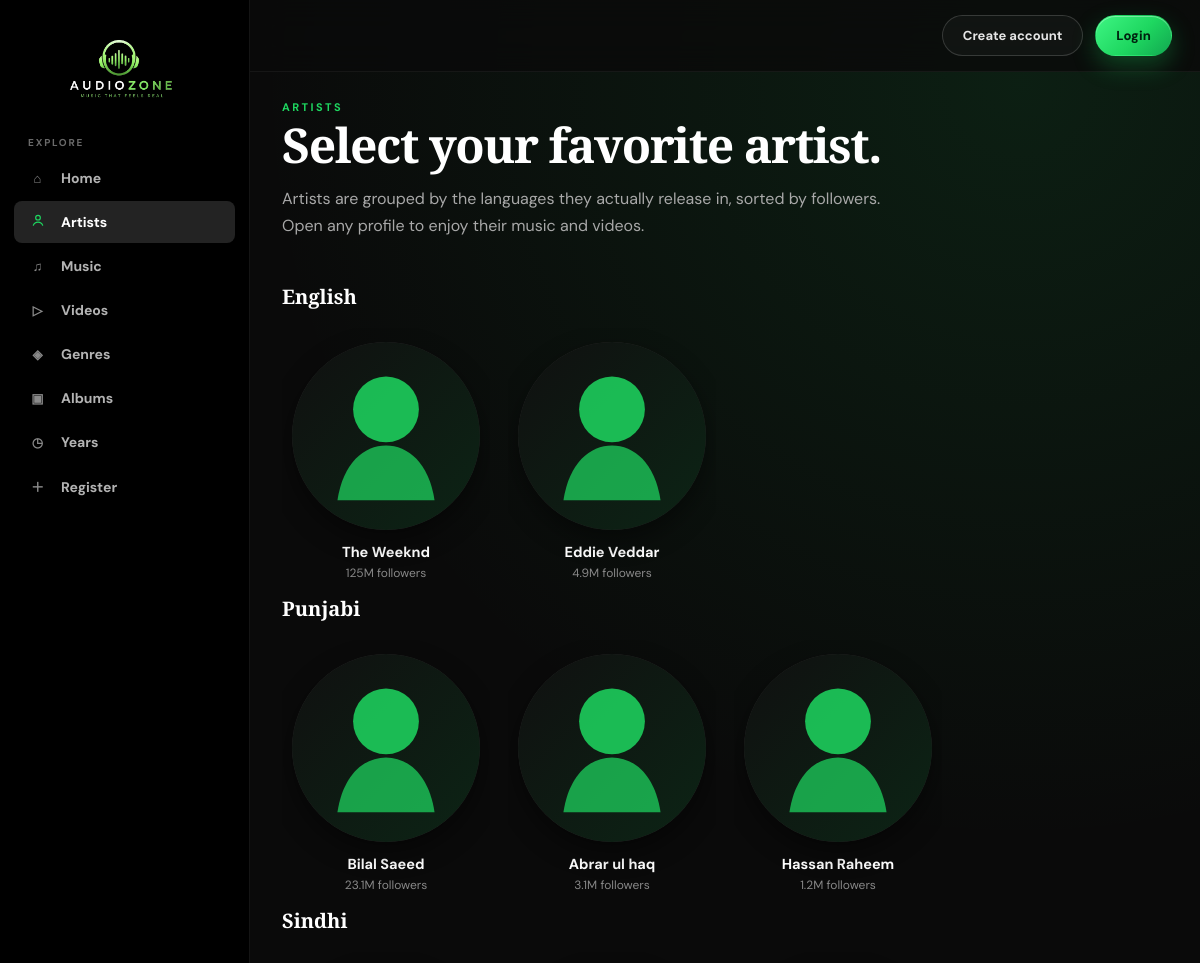
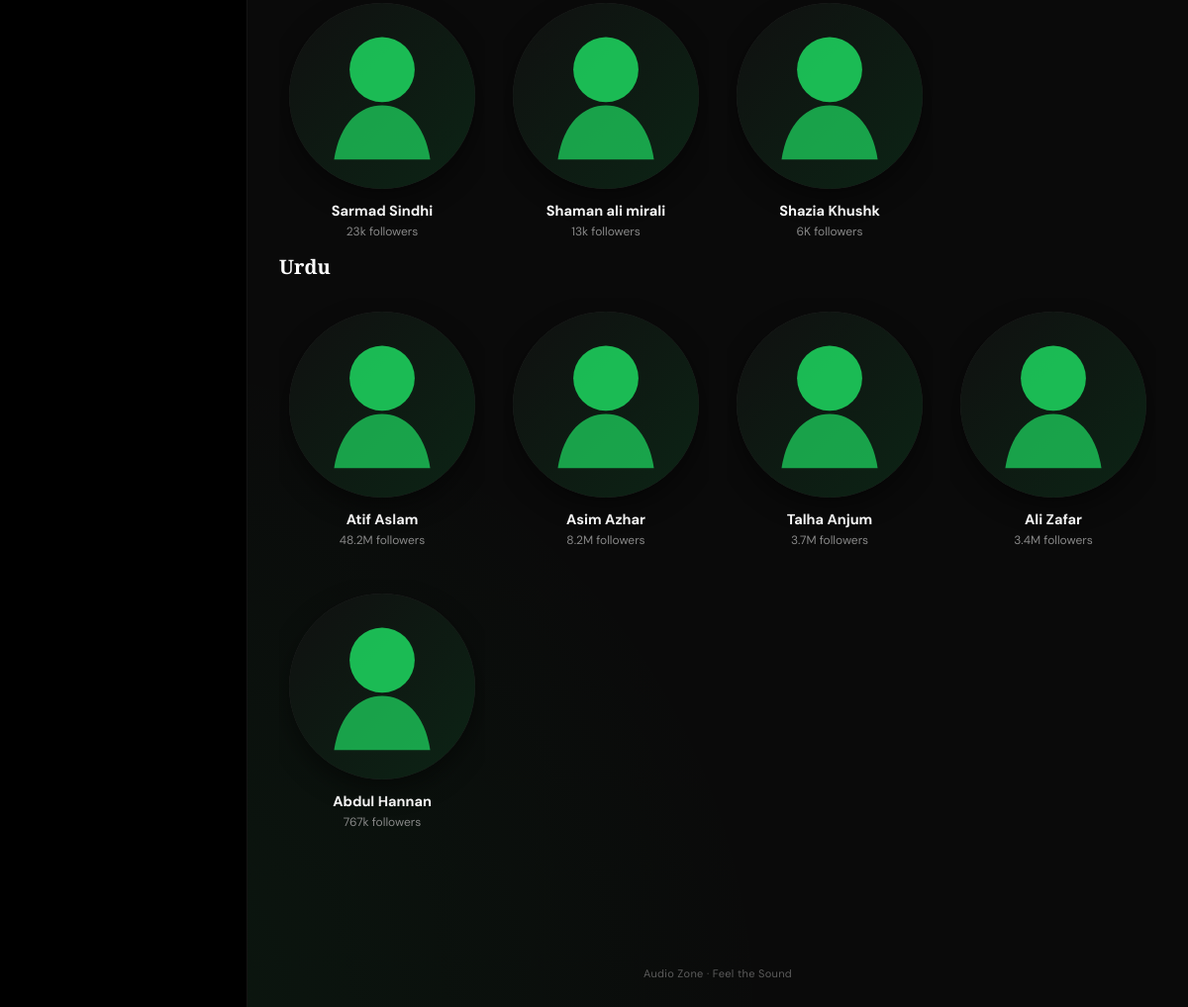
Screenshot of /artists.php with the database file from the repository (2 pictures, top to bottom).
### tables this page shows
CREATE TABLE `artists` (
  `artist_id` int(11) NOT NULL,
  `artist_name` varchar(100) NOT NULL,
  `image` varchar(255) DEFAULT NULL,
  `followers` varchar(20) DEFAULT NULL
);

### artists.php (the view, shortened to what this page needs)
<?php
include_once './config.php';
include_once 'includes/header.php';
?>
      <section class="page">
        <div class="page-heading">
          <div>
            <div class="eyebrow">Artists</div>
            <h1>Select your favorite artist.</h1>
            <p>
              Artists are grouped by the languages they actually release in, sorted by followers.
              Open any profile to enjoy their music and videos.
            </p>
          </div>
        </div>
        <?php
        $langQuery = "SELECT DISTINCT albums.language AS lang
                      FROM artists
                      JOIN albums ON artists.artist_name = albums.artist_name
                      WHERE albums.language IS NOT NULL AND albums.language != ''
                      ORDER BY albums.language";
        $langResult = mysqli_query($conn, $langQuery);
        while ($lang = mysqli_fetch_assoc($langResult)) {
            $language = $lang['lang'];
            $safeLanguage = mysqli_real_escape_string($conn, $language);
            $artistQuery = "SELECT artists.*
                            FROM artists
                            JOIN albums ON artists.artist_name = albums.artist_name
                            WHERE albums.language = '$safeLanguage'
                            GROUP BY artists.artist_id
                            ORDER BY
                                CASE
                                    WHEN artists.followers LIKE '%M' OR artists.followers LIKE '%m'
                                        THEN CAST(REPLACE(REPLACE(artists.followers, 'M', ''), 'm', '') AS DECIMAL(20,2)) * 1000000
                                    WHEN artists.followers LIKE '%K' OR artists.followers LIKE '%k'
                                        THEN CAST(REPLACE(REPLACE(artists.followers, 'K', ''), 'k', '') AS DECIMAL(20,2)) * 1000
                                    ELSE CAST(REPLACE(REPLACE(artists.followers, 'M', ''), 'm', '') AS DECIMAL(20,2))
                                END DESC";
            $artistResult = mysqli_query($conn, $artistQuery);
            ?>
            <div class="section-head">
              <div>
                <h3 class="artist-row-title"><?= htmlspecialchars($language); ?></h3>
              </div>
            </div>
            <div class="grid artist-grid">
              <?php while ($artist = mysqli_fetch_assoc($artistResult)) { ?>
                <article class="artist-card">
                  <a href="artist.php?id=<?= (int) $artist['artist_id']; ?>" style="text-decoration: none; color: inherit;">
                    <div class="artist-image-wrap">
                      <img
                        src="<?= htmlspecialchars($artist['image'] ?: 'assets/images/artist-placeholder.svg'); ?>"
                        alt="<?= htmlspecialchars($artist['artist_name']); ?>"
                        loading="lazy"
                        onerror="this.src='assets/images/artist-placeholder.svg'">
                    </div>
                    <div class="artist-card-meta">
                      <h3><?= htmlspecialchars($artist['artist_name']); ?></h3>
                      <p><?= htmlspecialchars($artist['followers']); ?> followers</p>
                    </div>
                  </a>
                </article>
              <?php } ?>
            </div>
        <?php } ?>
      </section>
<?php
include_once 'includes/footer.php';
?>

### assets/style.css (style rules this page uses)
:root { --bg: #0a0a0a; --surface: #161616; --surface-2: #181818; --surface-3: #232323; --line: rgba(255, 255, 255, .08); --line-soft: rgba(255, 255, 255, .05); --accent: #1ed760; --accent-2: #12a750; --accent-soft: #c9ffdd; --cream: #ffffff; --muted: #b3b3b3; --dim: #888888; --shadow: 0 26px 60px rgba(0, 0, 0, .55); --shadow-sm: 0 10px 26px rgba(0, 0, 0, .4); --glow: 0 0 0 1px rgba(30, 215, 96, .18), 0 16px 40px rgba(30, 215, 96, .12); --sidebar: 250px; --radius: 16px; --radius-sm: 10px; }
* { box-sizing: border-box; }
html { scroll-behavior: smooth; }
body { margin: 0; background: radial-gradient(circle at 85% 4%, rgba(30, 215, 96, .10), transparent 34%), radial-gradient(circle at 8% 96%, rgba(30, 215, 96, .07), transparent 30%), var(--bg); color: var(--cream); font-family: "DM Sans", system-ui, sans-serif; -webkit-font-smoothing: antialiased; }
a { color: inherit; text-decoration: none; }
img { max-width: 100%; display: block; }
.page { padding: 28px 32px; max-width: 1520px; margin: 0 auto; }
.eyebrow { color: var(--accent); font-size: 11px; letter-spacing: .22em; text-transform: uppercase; font-weight: 700; }
.hero h1, .page-heading h1 { font-family: "Playfair Display", Georgia, serif; font-weight: 700; letter-spacing: -.03em; font-size: clamp(42px, 5vw, 72px); line-height: .97; margin: 15px 0; }
.section-head { display: flex; align-items: end; justify-content: space-between; gap: 16px; margin-bottom: 18px; }
.grid { display: grid; grid-template-columns: repeat(5, minmax(0, 1fr)); gap: 16px; }
.artist-grid { grid-template-columns: repeat(5, minmax(0, 1fr)); gap: 18px; }
.artist-card, .track-card, .filter-card, .album-card { background: linear-gradient(180deg, rgba(255, 255, 255, .05), rgba(255, 255, 255, .01) 45%), var(--surface-2); border: 1px solid var(--line); border-radius: var(--radius); overflow: hidden; transition: .3s cubic-bezier(.2, .7, .3, 1); box-shadow: var(--shadow-sm); position: relative; }
.artist-card { background: transparent; border: 0; box-shadow: none; text-align: center; padding: 14px 10px; }
.artist-image-wrap { aspect-ratio: 1/1; border-radius: 50%; overflow: hidden; background: var(--surface-3); position: relative; box-shadow: 0 10px 26px rgba(0, 0, 0, .45); }
.artist-image-wrap:after { content: "▶"; position: absolute; right: 6%; bottom: 6%; width: 38px; height: 38px; border-radius: 50%; background: linear-gradient(135deg, #3ef583, var(--accent) 60%, var(--accent-2)); color: #00220f; display: flex; align-items: center; justify-content: center; font-size: 13px; opacity: 0; transform: translateY(8px); transition: .22s ease; box-shadow: 0 8px 18px rgba(30, 215, 96, .4), inset 0 1px 0 rgba(255, 255, 255, .4); }
.artist-image-wrap img { width: 100%; height: 100%; object-fit: cover; border-radius: 50%; }
.artist-card-meta { padding: 13px 4px 0; }
.artist-card h3, .track-card h3, .album-card h3 { margin: 0; font-size: 14.5px; font-weight: 700; white-space: nowrap; overflow: hidden; text-overflow: ellipsis; }
.artist-card p, .track-card p, .album-card p { margin: 4px 0 0; color: var(--dim); font-size: 12px; white-space: nowrap; overflow: hidden; text-overflow: ellipsis; }
.page-heading { margin-bottom: 28px; display: flex; justify-content: space-between; align-items: end; gap: 20px; }
.page-heading h1 { font-size: 48px; margin: 8px 0 0; }
.page-heading p { max-width: 620px; color: #a8a8a8; line-height: 1.7; }
@media (max-width: 1200px) { .grid { grid-template-columns: repeat(4, minmax(0, 1fr)); } }
@media (max-width: 1200px) { .artist-grid { grid-template-columns: repeat(4, minmax(0, 1fr)); } }
.artist-row-title { font-family: "Playfair Display", Georgia, serif; font-size: 20px; margin: 0; font-weight: 700; color: var(--cream); }

### rows the page displays
artists: artist_name "The Weeknd", followers "125M"
artists: artist_name "Eddie Veddar", followers "4.9M"
artists: artist_name "Bilal Saeed", followers "23.1M"
artists: artist_name "Abrar ul haq", followers "3.1M"
artists: artist_name "Hassan Raheem", followers "1.2M"
artists: artist_name "Sarmad Sindhi", followers "23k"
artists: artist_name "Shaman ali mirali", followers "13k"
artists: artist_name "Shazia Khushk", followers "6K"
artists: artist_name "Atif Aslam", followers "48.2M"
artists: artist_name "Asim Azhar", followers "8.2M"
artists: artist_name "Talha Anjum", followers "3.7M"
artists: artist_name "Ali Zafar", followers "3.4M"
artists: artist_name "Abdul Hannan", followers "767k"

### other values shown
$language "English"
$language "Punjabi"
$language "Sindhi"
$language "Urdu"
